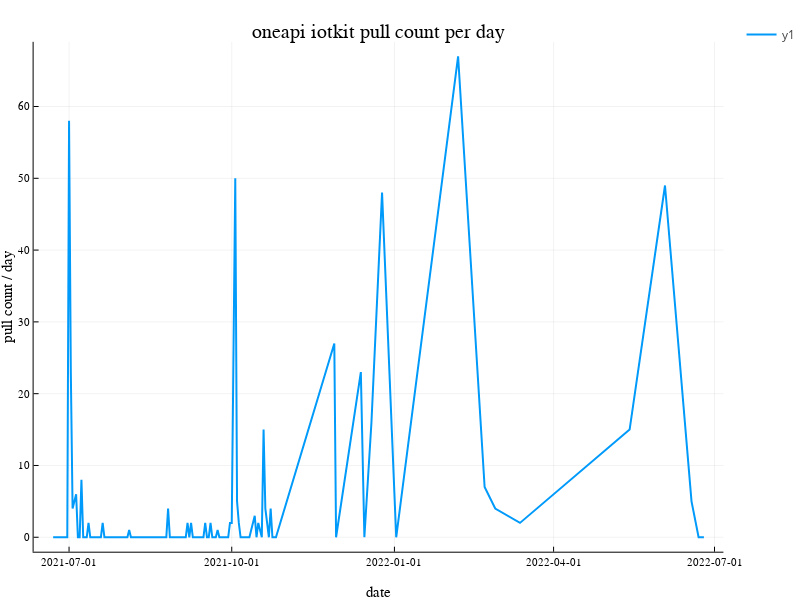

Notebook code cell kept with this figure:
### Code cell
@df iotkit plot(
    :date,
    :pull_count_per_day,
    lw=2,
    title="oneapi iotkit pull count per day",
    xlabel="date",
    ylabel="pull count / day",
    size=(800, 600)
)

### Figure 1 — Plotly figure (JSON) as saved in the notebook; plotly's stock layout.template omitted (floating-point values rounded to 4 significant figures; data arrays with more than 128 entries replaced by an {"elided": "..."} marker saying what was removed)
{"data": [{"colorbar": {"title": ""}, "legendgroup": "y1", "line": {"color": "rgba(0, 154, 250, 1.000)", "dash": "solid", "shape": "linear", "width": 2}, "mode": "lines", "name": "y1", "showlegend": true, "type": "scatter", "x": {"elided": "142 int values"}, "xaxis": "x", "y": {"elided": "142 int values"}, "yaxis": "y", "zmax": null, "zmin": null}], "layout": {"annotations": [{"font": {"color": "rgba(0, 0, 0, 1.000)", "family": "sans-serif", "size": 20}, "rotation": 0, "showarrow": false, "text": "oneapi iotkit pull count per day", "x": 0.5207, "xanchor": "center", "xref": "paper", "y": 1, "yanchor": "top", "yref": "paper"}], "height": 600, "legend_position": {"bgcolor": "rgba(255, 255, 255, 1.000)", "bordercolor": "rgba(0, 0, 0, 1.000)", "borderwidth": 1, "font": {"color": "rgba(0, 0, 0, 1.000)", "family": "sans-serif", "size": 11}, "title": {"font": {"color": "rgba(0, 0, 0, 1.000)", "family": "sans-serif", "size": 15}, "text": ""}, "tracegroupgap": 0, "traceorder": "normal", "x": 1, "xanchor": "auto", "y": 1, "yanchor": "auto"}, "margin": {"b": 20, "l": 0, "r": 0, "t": 20}, "paper_bgcolor": "rgba(255, 255, 255, 1.000)", "plot_bgcolor": "rgba(255, 255, 255, 1.000)", "showlegend": true, "width": 800, "xaxis": {"anchor": "y", "domain": [0.04624, 0.9951], "gridcolor": "rgba(0, 0, 0, 0.100)", "gridwidth": 0.5, "linecolor": "rgba(0, 0, 0, 1.000)", "mirror": false, "range": [738000.0, 738300.0], "showgrid": true, "showline": true, "showticklabels": true, "tickangle": 0, "tickcolor": "rgb(0, 0, 0)", "tickfont": {"color": "rgba(0, 0, 0, 1.000)", "family": "sans-serif", "size": 11}, "tickmode": "array", "ticks": "inside", "ticktext": ["2021-07-01", "2021-10-01", "2022-01-01", "2022-04-01", "2022-07-01"], "tickvals": [737972, 738064, 738156, 738246, 738337], "title": "date", "titlefont": {"color": "rgba(0, 0, 0, 1.000)", "family": "sans-serif", "size": 15}, "type": "-", "visible": true, "zeroline": false, "zerolinecolor": "rgba(0, 0, 0, 1.000)"}, "yaxis": {"anchor": "x", "domain": [0.05054, 0.961], "gridcolor": "rgba(0, 0, 0, 0.100)", "gridwidth": 0.5, "linecolor": "rgba(0, 0, 0, 1.000)", "mirror": false, "range": [-2.01, 69.01], "showgrid": true, "showline": true, "showticklabels": true, "tickangle": 0, "tickcolor": "rgb(0, 0, 0)", "tickfont": {"color": "rgba(0, 0, 0, 1.000)", "family": "sans-serif", "size": 11}, "tickmode": "array", "ticks": "inside", "ticktext": ["0", "10", "20", "30", "40", "50", "60"], "tickvals": [0, 10, 20, 30, 40, 50, 60], "title": "pull count / day", "titlefont": {"color": "rgba(0, 0, 0, 1.000)", "family": "sans-serif", "size": 15}, "type": "-", "visible": true, "zeroline": false, "zerolinecolor": "rgba(0, 0, 0, 1.000)"}}}
